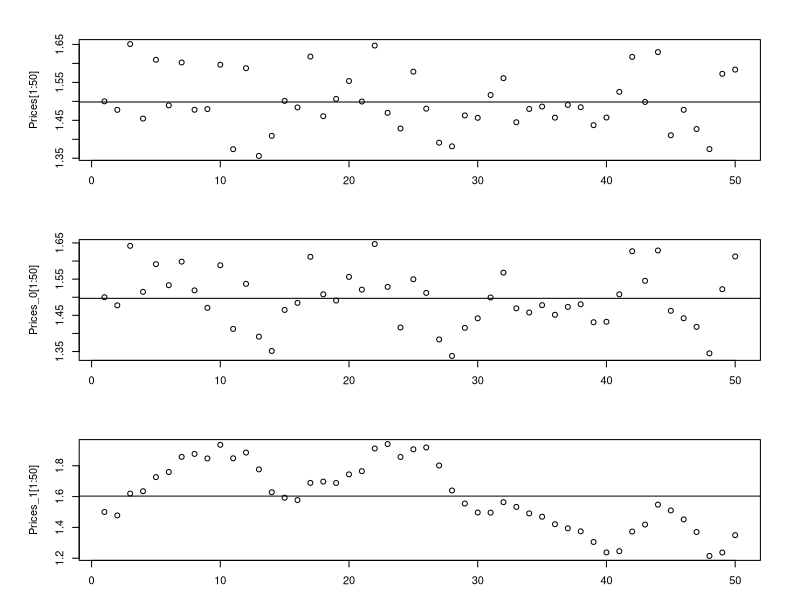
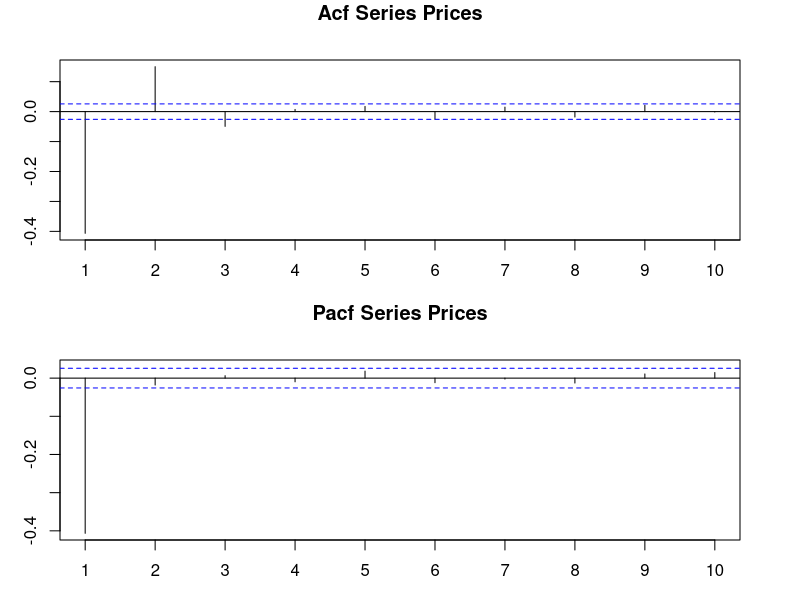
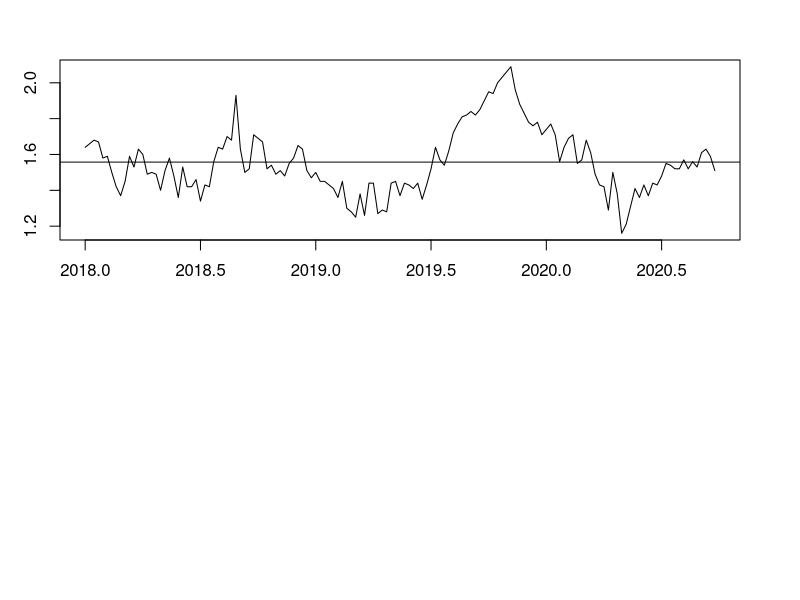
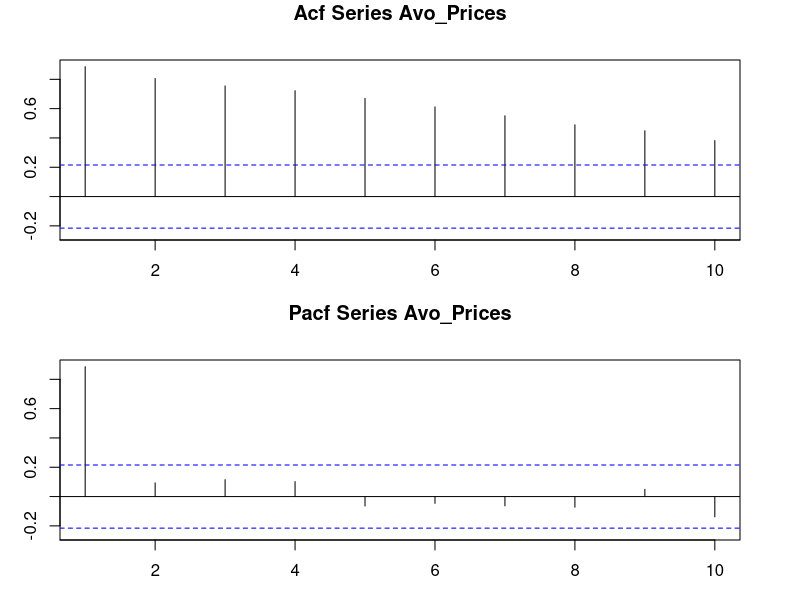
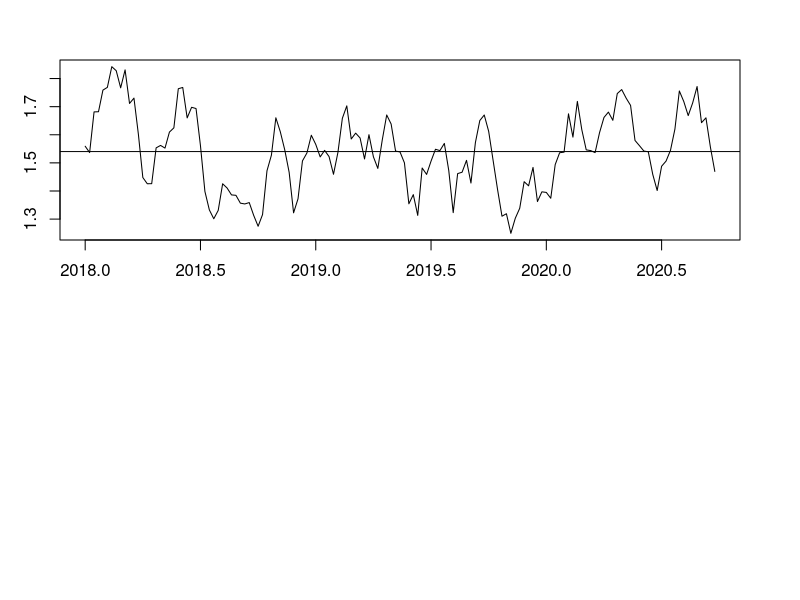
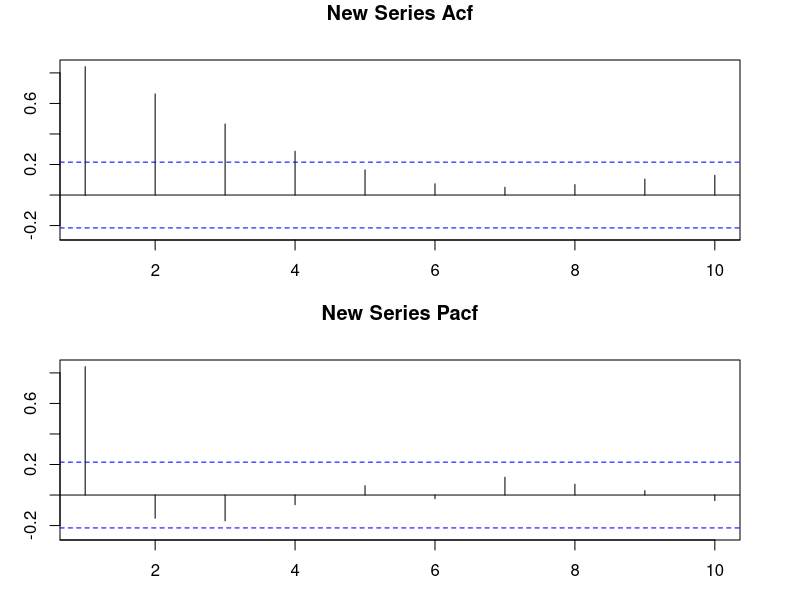
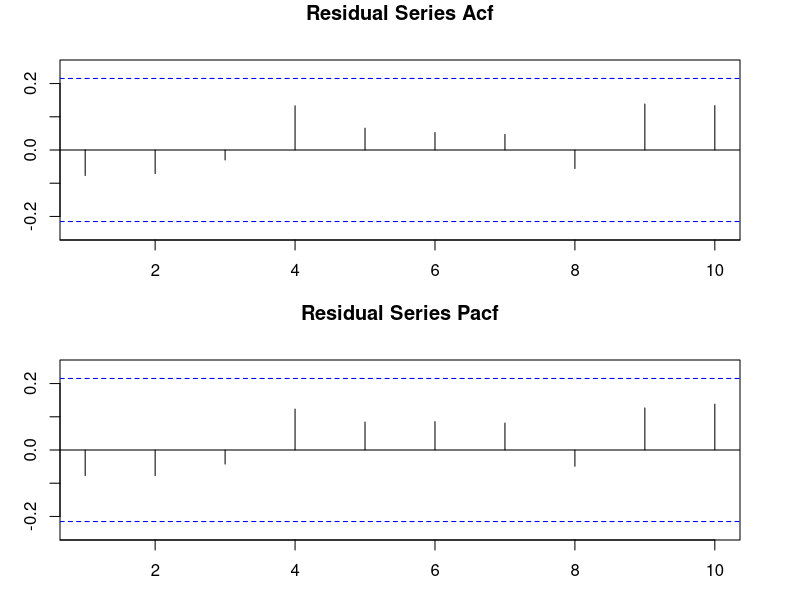
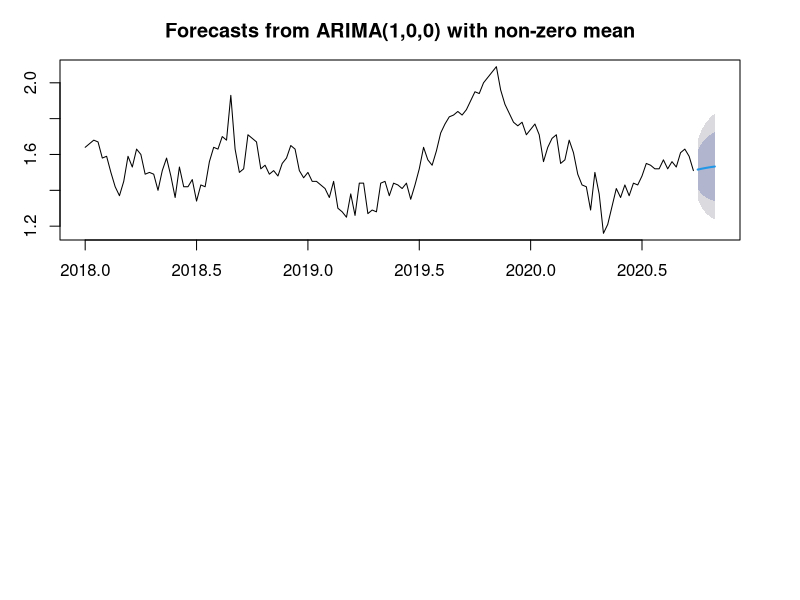

Source code (R) for these figures, in order:
## ---- chunk 1
knitr::opts_chunk$set(echo = TRUE)
knitr::opts_chunk$set(message = FALSE)
## ---- chunk 2
rm(list=ls())
library(dplyr)
library(ggplot2)
## ---- chunk 3
PStar <- 1.5
Phi <- -0.4
Prices <- c(1.5)
set.seed(13)
et <- c()
for (i in 1:10000){
  shock <- rnorm(1,0,0.08)
  et <- c(et,shock)
  Prices <- c(Prices,PStar*(1-Phi)+Phi*Prices[i-1]+shock)}

Phi_0 <- 0
Prices_0 <- c(1.5)
set.seed(13)
for (i in 1:10000){
  shock <- rnorm(1,0,0.08)
  Prices_0 <- c(Prices_0,PStar*(1-Phi_0)+Phi_0*Prices_0[i-1]+shock)}

Phi_1 <- 1
Prices_1 <- c(1.5)
set.seed(13)
et <- c()
for (i in 1:10000){
  shock <- rnorm(1,0,0.08)
  et <- c(et,shock)
  Prices_1 <- c(Prices_1,PStar*(1-Phi_1)+Phi_1*Prices_1[i-1]+shock)}
## ---- chunk 4
par(mar=c(3,6,3,3))
par(mfrow=c(3,1))
plot(Prices[1:50]) %>% abline(h=mean(Prices[1:50]))
plot(Prices_0[1:50]) %>% abline(h=mean(Prices_0[1:50]))
plot(Prices_1[1:50]) %>% abline(h=mean(Prices_1[1:50]))
## ---- chunk 5
library(forecast)
par(mar=c(3,3,3,3))
par(mfrow=c(2,1))
Acf(Prices,lag.max=10,plot=TRUE,type="correlation", ci=0.99, main="Acf Series Prices")
Pacf(Prices,lag.max=10,plot=TRUE, ci=0.99, main="Pacf Series Prices")
## ---- chunk 6
library(dynlm)
series <- ts(Prices, frequency=12)
options(scipen=9999)
dynlm(Prices~L(Prices,-1))
## ---- chunk 7
avocado <- read.csv("avocado(5).csv")
set.seed(10)
Avo_Prices <- ts(avocado$Avocado_Prices,start = c(2018,1),frequency = 52)
head(Avo_Prices)
## ---- chunk 8
p <- plot(Avo_Prices) %>% abline(h=mean(Avo_Prices))
mean(Avo_Prices)
## ---- chunk 9
library(forecast)
par(mar=c(3,3,3,3))
par(mfrow=c(2,1))
Acf(Avo_Prices, plot=TRUE, lag.max=10, ci=0.99, main="Acf Series Avo_Prices")
Pacf(Avo_Prices, plot=TRUE, lag.max=10, ci=0.99, main="Pacf Series Avo_Prices")
## ---- chunk 10
library(forecast)
AR_1 <- Arima(Avo_Prices, order=c(1,0,0))
AR_1
## ---- chunk 11
PStar <- 1.5591
Phi <- 0.8822
Simulated_Prices <- c(1.5591)
set.seed(13)
et <- c()
for (i in 1:143){
  shock <- rnorm(1,0,0.08)
  et <- c(et,shock)
  Simulated_Prices <- c(Simulated_Prices,PStar*(1-Phi)+Phi*Simulated_Prices[i-1]+shock)
}
new_ts <- ts(Simulated_Prices,frequency = 52,start=c(2018,1))
plot(new_ts) %>% abline(h=mean(new_ts))
(mean(new_ts))
par(mar=c(3,3,3,3))
par(mfrow=c(2,1))
Acf(new_ts, lag.max=10, ci=0.99, main="New Series Acf")
Pacf(new_ts, lag.max=10, ci=0.99, main="New Series Pacf")
## ---- chunk 12
res <- AR_1$residuals
par(mar=c(3,3,3,3))
par(mfrow=c(2,1))
Acf(res,lag.max=10, ci=0.99, main="Residual Series Acf")
Pacf(res,lag.max=10, ci=0.99, main="Residual Series Pacf")
#white noise process
Box.test(res, type=c("Ljung"),lag=10)
## ---- chunk 13
forecast1 <- forecast(AR_1,h=5)
#length(forecast1)
forecast1
## ---- chunk 14
plot(forecast1)
